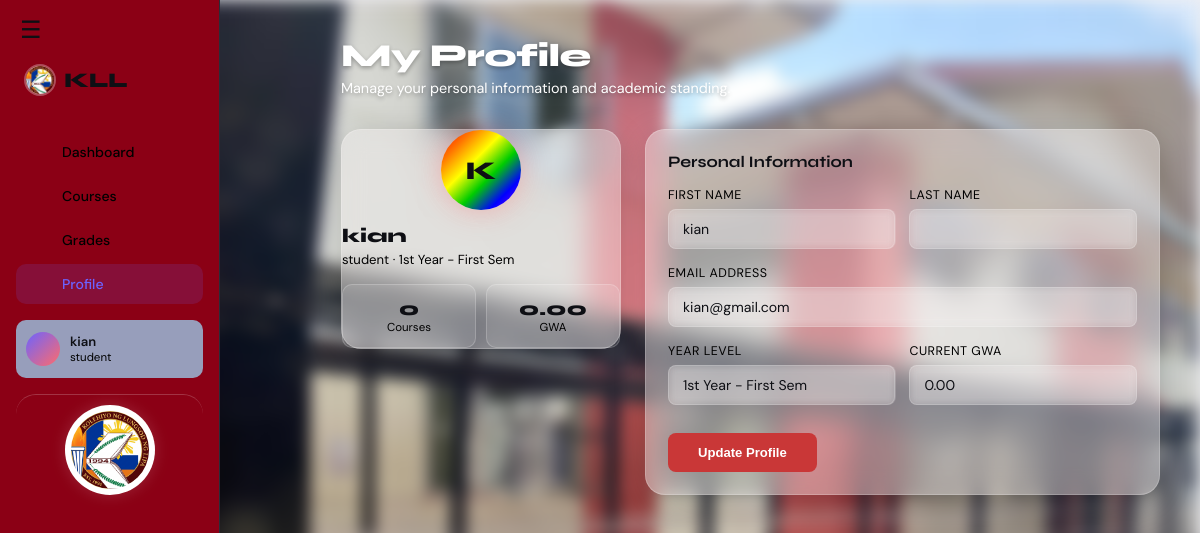
Page /Profile.php (signed in) on the committed database.
### tables this page shows
CREATE TABLE `users` (
  `id` int(11) NOT NULL,
  `name` varchar(100) NOT NULL,
  `email` varchar(100) NOT NULL,
  `password` varchar(255) NOT NULL,
  `role` enum('admin','teacher','student') DEFAULT 'student',
  `year` varchar(50) DEFAULT NULL,
  `gwa` decimal(3,2) DEFAULT 0.00,
  `created_at` timestamp NOT NULL DEFAULT current_timestamp()
);

### Profile.php (the view, shortened to what this page needs)
<?php
include 'db.php';
$user_name = $_SESSION['user_name'];
$user_role = $_SESSION['user_role'];
$user_id = $_SESSION['user_id'];
$userQuery = mysqli_query($conn, "SELECT * FROM users WHERE id = $user_id");
$user = mysqli_fetch_assoc($userQuery);
$courseCountQuery = mysqli_query($conn, "SELECT COUNT(*) as total FROM enrollments WHERE student_id = $user_id");
$courseCount = mysqli_fetch_assoc($courseCountQuery)['total'];
$fullName = trim($user['name']);
$lastSpacePos = strrpos($fullName, ' ');
if ($lastSpacePos !== false) {
    $firstName = substr($fullName, 0, $lastSpacePos);
    $lastName = substr($fullName, $lastSpacePos + 1);
} else {
    $firstName = $fullName;
    $lastName = '';
}
?>
<!DOCTYPE html>
<html lang="en">
<head>
  <link rel="stylesheet" href="style(1).css" />
</head>
</head>
<body>
<header>
    <a href="dashboard.html" class="logo" >LMS</a>
</header>
<aside class="sidebar">
  <button id="navToggle">☰</button>
  <nav id="myNav" class="nav-hidden">
   <div class="logo">
  <img src="kll_circle logo.png" alt="KLL Logo" class="nav-logo-img"/>
  KLL
</div>
    <nav class="nav">
      <a href="dashboard.php" class="nav-item">
        <span class="icon"></span> Dashboard
      </a>
      <a href="courses.php" class="nav-item">
        <span class="icon"></span> Courses
      </a>
      <a href="grades.php" class="nav-item">
        <span class="icon"></span> Grades
      </a>
      <a href="profile.php" class="nav-item active">
        <span class="icon"></span> Profile
      </a>
    </nav>
    <div class="nav-bottom">
      <div class="user-card">
        <div class="avatar"></div>
        <div class="user-info">
          <div class="name"><?php echo htmlspecialchars($user_name); ?></div>
          <div class="role"><?php echo htmlspecialchars($user_role); ?></div>
        </div>
      </div>
     <div class="sidebar-logo-bottom">
  <img src="kll_circle logo.png" alt="Logo" class="bottom-logo"/>
</div>
    </div>
  </nav>
</aside>
 <main class="main">
  <section class="page active" id="profile">
    <div class="page-header">
      <h1>My Profile</h1>
      <p>Manage your personal information and academic standing.</p>
    </div>
    <div class="profile-layout">
      <div class="profile-column-left">
        <div class="profile-card-main">
          <div class="profile-avatar">
            <?php echo strtoupper(substr($firstName, 0, 1)); ?>
          </div>
          <div class="profile-name"><?php echo htmlspecialchars($user['name']); ?></div>
          <div class="profile-role">
            <?php echo htmlspecialchars($user['role']); ?> · <?php echo htmlspecialchars($user['year']); ?>
          </div>
          <div class="profile-stats">
            <div class="profile-stat">
              <div class="profile-stat-val"><?php echo $courseCount; ?></div>
              <div class="profile-stat-label">Courses</div>
            </div>
            <div class="profile-stat">
              <div class="profile-stat-val"><?php echo number_format($user['gwa'], 2); ?></div>
              <div class="profile-stat-label">GWA</div>
            </div>
          </div>
        </div>
      </div>
      <div class="profile-column-right" style="display:flex; flex-direction:column; gap:20px;">
        <div class="card">
          <div class="section-title">Personal Information</div>
          <form action="update_profile.php" method="POST">
              <div class="form-row">
                <div class="form-group">
                  <label class="form-label">First Name</label>
                  <input class="form-input" type="text" name="first_name" value="<?php echo htmlspecialchars($firstName); ?>"/>
                </div>
                <div class="form-group">
                  <label class="form-label">Last Name</label>
                  <input class="form-input" type="text" name="last_name" value="<?php echo htmlspecialchars($lastName); ?>"/>
                </div>
              </div>
              <div class="form-group">
                <label class="form-label">Email Address</label>
                <input class="form-input" type="email" name="email" value="<?php echo htmlspecialchars($user['email']); ?>"/>
              </div>
              <div class="form-row">
                <div class="form-group">
                    <label class="form-label">Year Level</label>
                    <input class="form-input" type="text" name="year" value="<?php echo htmlspecialchars($user['year']); ?>" placeholder="e.g. 2nd Year - First Sem"/>
                </div>
                <div class="form-group">
                    <label class="form-label">Current GWA</label>
                    <input class="form-input" type="number" step="0.01" name="gwa" value="<?php echo htmlspecialchars($user['gwa']); ?>"/>
                </div>
              </div>
              <button class="btn btn-primary" type="submit" style="background: #c93737; width: auto; padding: 12px 30px;">
                Update Profile
              </button>
          </form>
        </div>
      </div>
    </div>
  </section>
</main>
</body>
</html>

### rows in the picture
users: name "K", name "kian", role "student", year "1st Year - First Sem", gwa "0.00", first_name "kian", email "kian@gmail.com"

### other values in the picture
$user_name "kian"
$user_role "student"
$courseCount "0"
